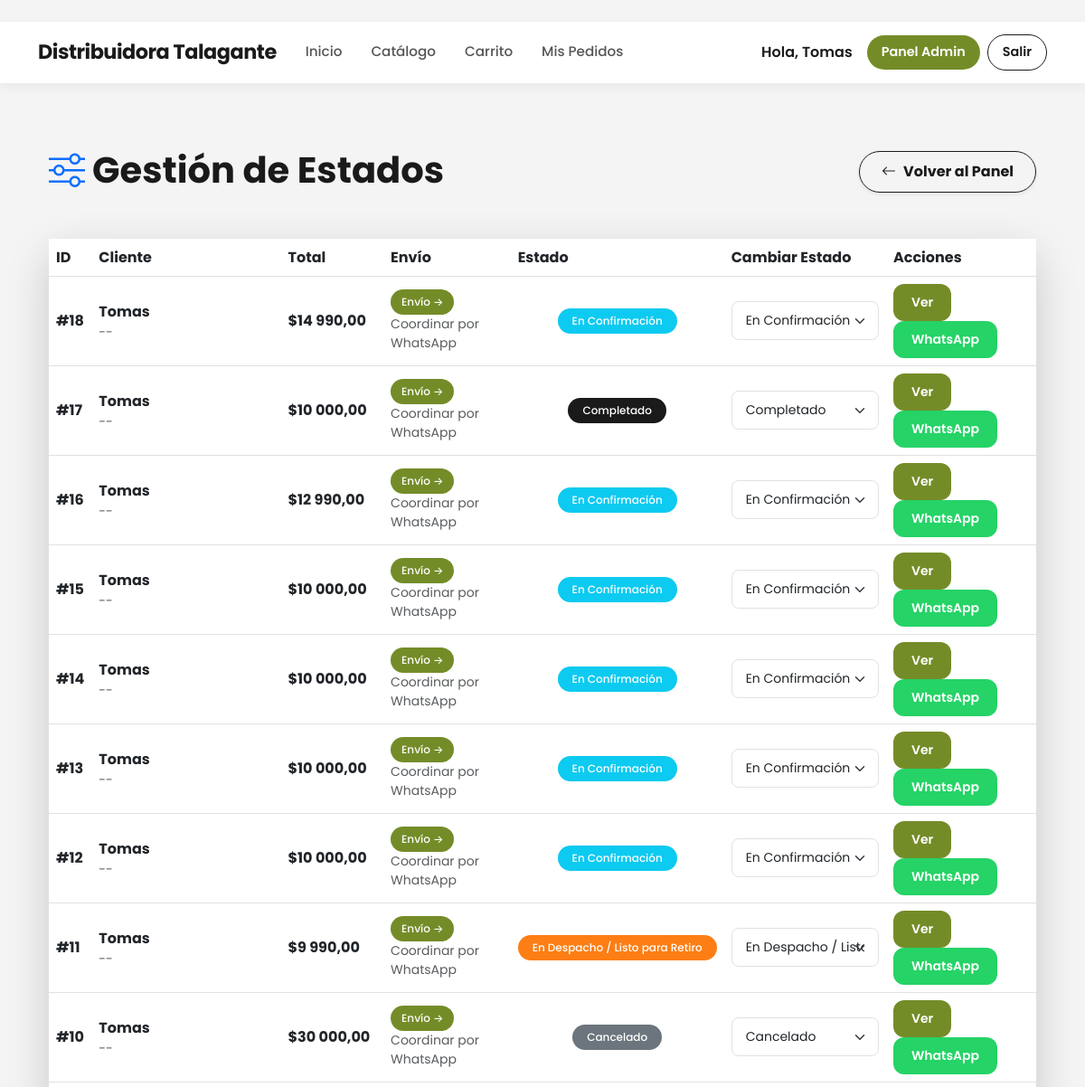
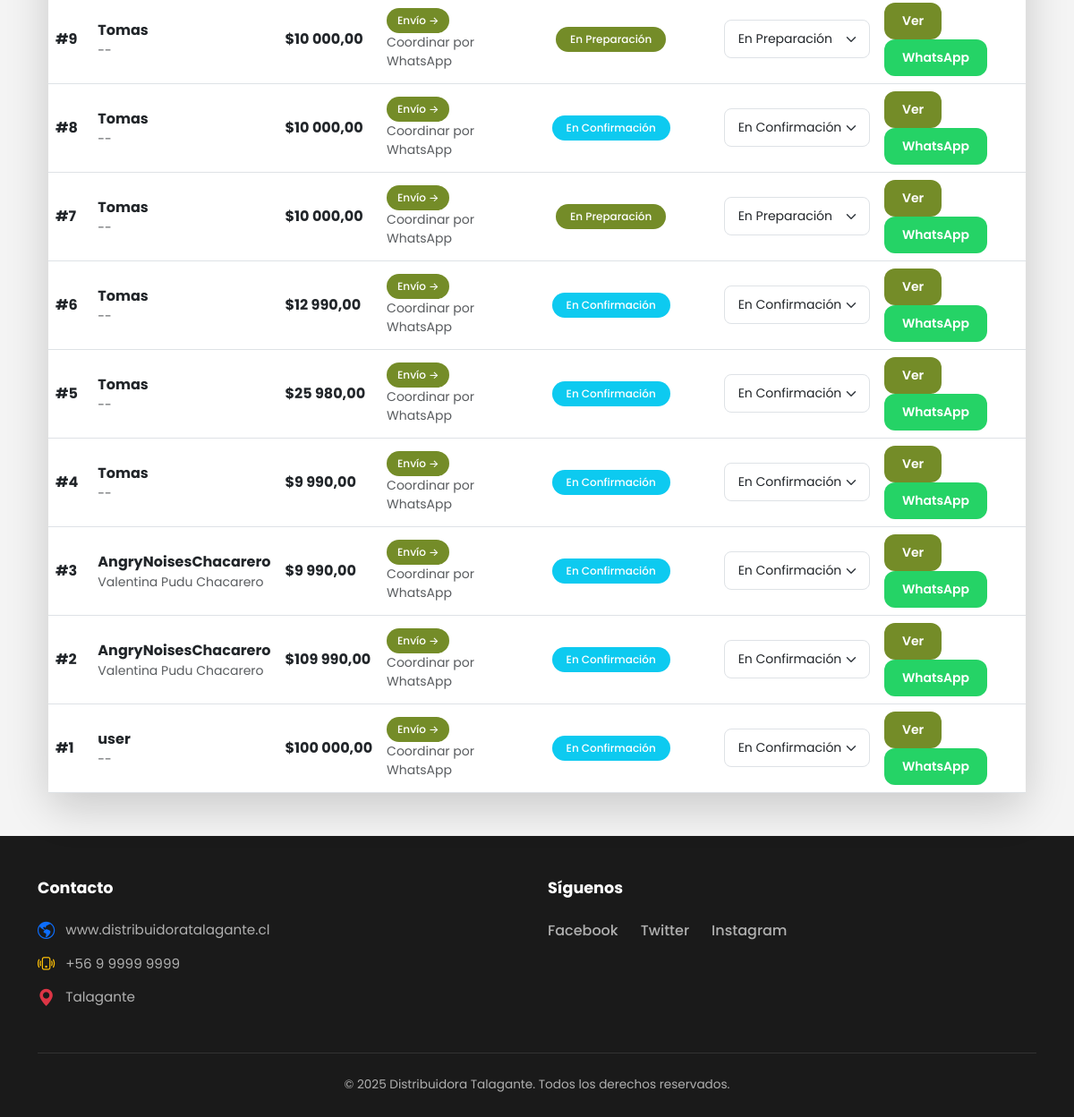
/gestion-estados/ (signed in), run on an earlier commit of the app's database (2 pictures, top to bottom).
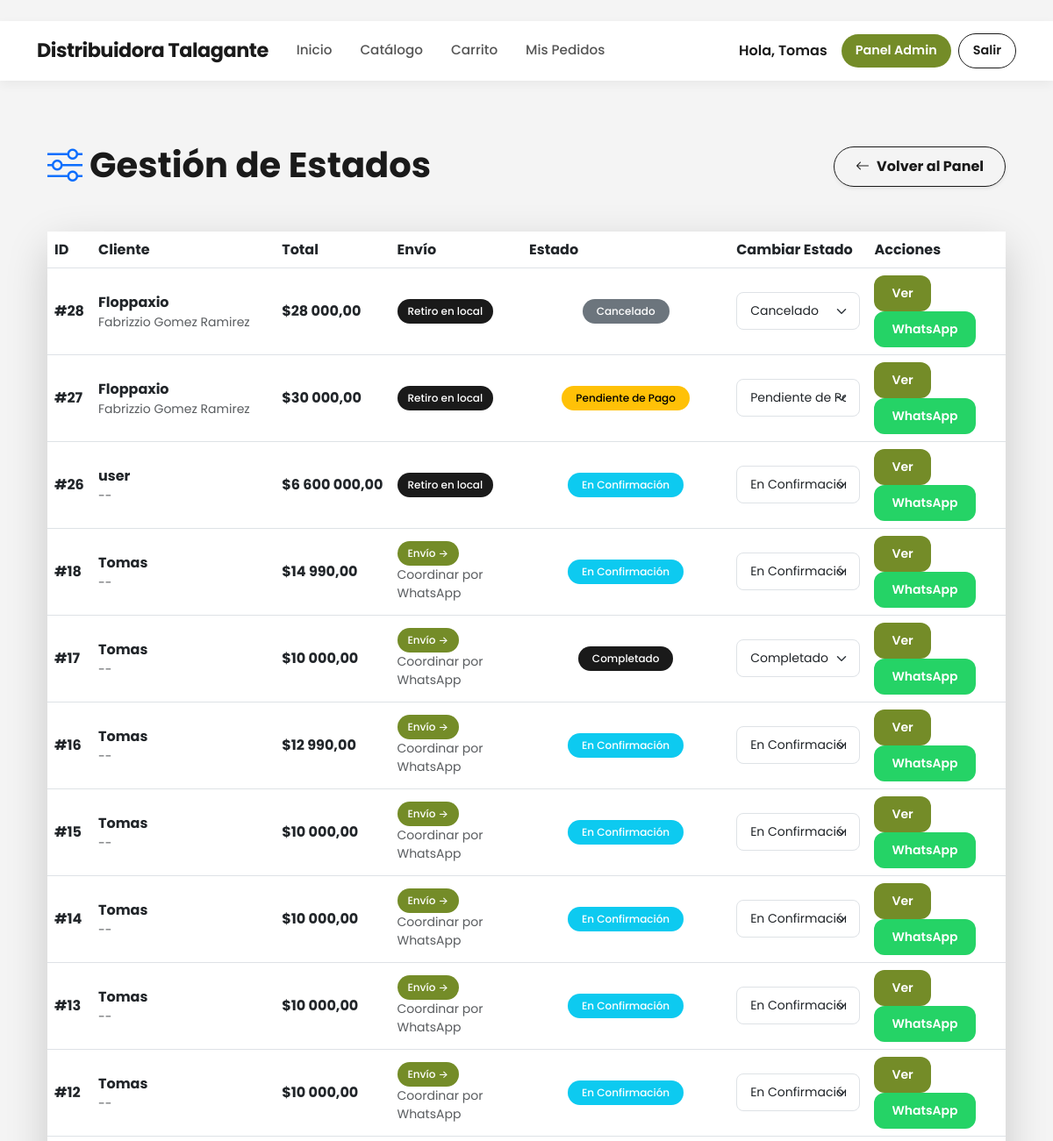
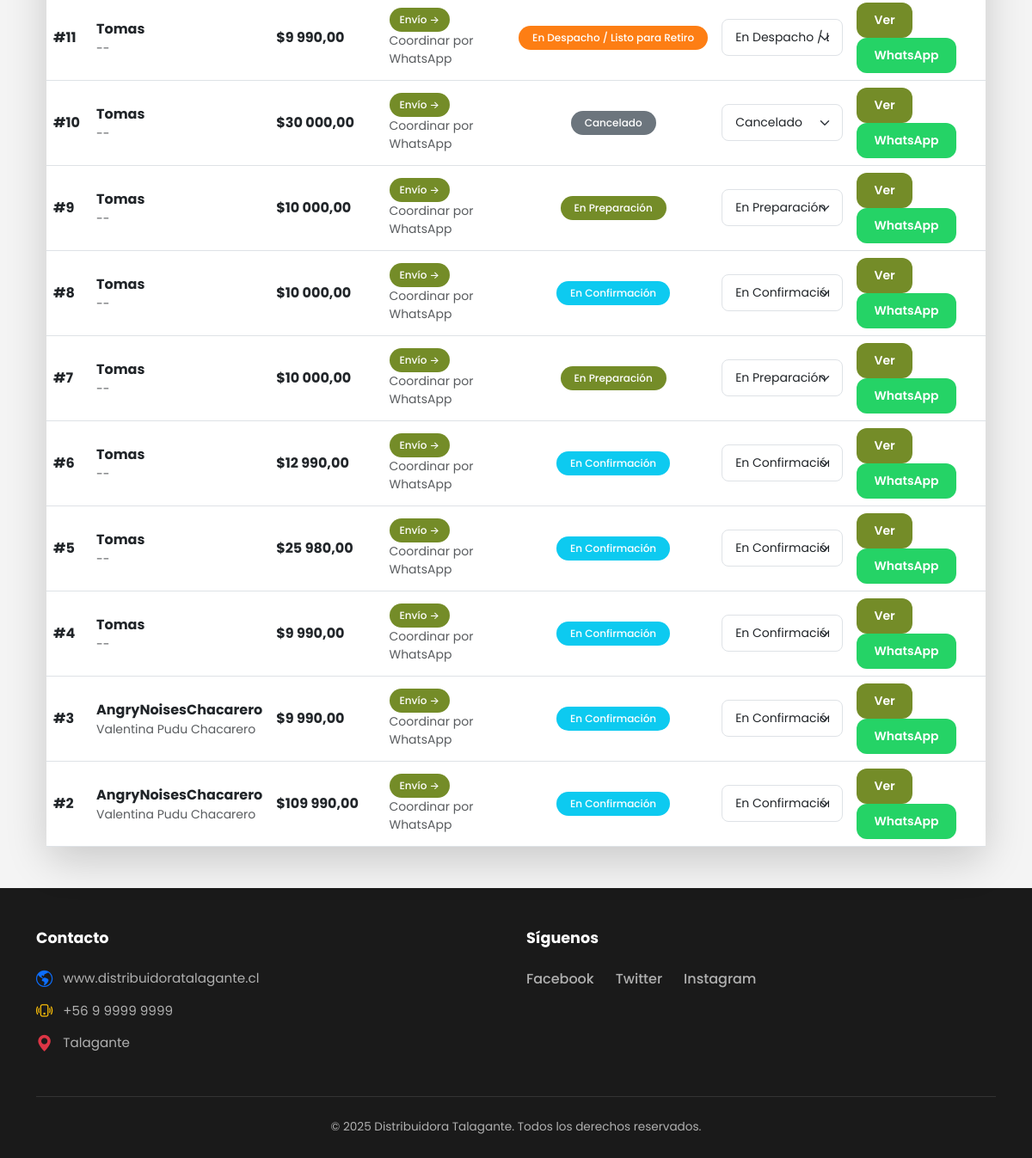
And on a later commit of the database (2 pictures, top to bottom).
### core/models.py (models this page shows, shortened)
class Orden(models.Model):
    ESTADOS = [
        ('pendiente', 'Pendiente de Pago'),
        ('confirmacion', 'En Confirmación'),
        ('preparacion', 'En Preparación'),
        ('despacho', 'En Despacho / Listo para Retiro'),
        ('cancelado', 'Cancelado'),
        ('completado', 'Completado'),
    ]
    METODOS_PAGO = [
        ('transferencia', 'Transferencia Bancaria'),
        ('efectivo', 'Pago en Efectivo (Retiro)'),
    ]
    usuario = models.ForeignKey(User, on_delete=models.CASCADE)
    fecha = models.DateTimeField(auto_now_add=True)
    estado = models.CharField(max_length=20, choices=ESTADOS, default='pendiente')
    total = models.DecimalField(max_digits=12, decimal_places=2)
    metodo_pago = models.CharField(max_length=20, choices=METODOS_PAGO, default='transferencia')
    instrucciones_transferencia = models.TextField(default="Realice transferencia a Cuenta Corriente XXXX-XXXX y envíe comprobante por WhatsApp.")
    comprobante = models.ImageField(upload_to='comprobantes/', blank=True, null=True, help_text="Foto del comprobante de pago")
    nota_comprobante = models.TextField(blank=True, null=True, help_text="Link o nota del comprobante (opcional)")
    mensaje_cliente = models.TextField(blank=True, help_text="Mensaje opcional del cliente")
    def get_whatsapp_link(self):
        if hasattr(self.usuario, 'perfil') and self.usuario.perfil.telefono:
            telefono = re.sub(r'[^\d]', '', self.usuario.perfil.telefono)
            if telefono.startswith('56') and len(telefono) == 11:
                telefono = telefono[2:]
            elif len(telefono) == 9:
                telefono = '56' + telefono
            else:
                telefono = telefono.lstrip('0')
            return f"https://wa.me/{telefono}"
        return "https://wa.me/56949071013"

class Perfil(models.Model):
    usuario = models.OneToOneField(User, on_delete=models.CASCADE, related_name='perfil')
    nombre = models.CharField("Nombre(s)", max_length=70)
    apellido_paterno = models.CharField("Apellido Paterno", max_length=50)
    apellido_materno = models.CharField("Apellido Materno", max_length=50, blank=True, null=True)
    rut = models.CharField(
        max_length=12,
        unique=True,
        validators=[RegexValidator(regex=r'^\d{7,8}-[\dKk]$', message='Formato RUT inválido')],
        help_text="Ejemplo: 11527103-2"
    )
    telefono = models.CharField(max_length=15, blank=True, null=True)
    es_admin = models.BooleanField(default=False)
    temp_token = models.CharField(max_length=100, blank=True, null=True)
    token_expira = models.DateTimeField(blank=True, null=True)
    def nombre_completo(self):
        if self.apellido_materno:
            return f"{self.nombre} {self.apellido_paterno} {self.apellido_materno}"
        return f"{self.nombre} {self.apellido_paterno}"
    nombre_completo.short_description = "Nombre Completo"
    class Meta:
        verbose_name_plural = "Perfiles"

### core/views.py (the view, shortened to what this page needs)
# urls.py: path('gestion-estados/', views.gestion_estados, name='gestion_estados'),
@login_required
@user_passes_test(lambda u: u.is_superuser)
def gestion_estados(request):
    busqueda = request.GET.get('q', '').strip()
    estado_filtro = request.GET.get('estado', '')
    ordenes = Orden.objects.select_related('usuario', 'usuario__perfil') \
                           .prefetch_related('itemorden_set__producto') \
                           .order_by('-fecha')
    if estado_filtro:
        ordenes = ordenes.filter(estado=estado_filtro)
    paginator = Paginator(ordenes, 20)
    page_number = request.GET.get('page')
    page_obj = paginator.get_page(page_number)
    context = {
        'ordenes': page_obj,  # Pasamos el objeto paginado, no la lista completa
        'busqueda': busqueda,
        'estado_filtro': estado_filtro,
        'estados_choices': Orden.ESTADOS,
    }
    return render(request, 'core/gestion_estados.html', context)

### core/templates/core/gestion_estados.html (shortened to what this page needs)
{% extends "core/base.html" %}
{% load humanize %}
{% block content %}
<div class="container py-5 animate-fade-in">
    <div class="d-flex justify-content-between align-items-center mb-5">
        <h1 class="fw-bold mb-1" style="color: #1a1a1a;">
            <i class="bi bi-sliders text-primary me-2"></i>Gestión de Estados
        </h1>
        <a href="{% url 'admin_home' %}" class="btn btn-outline-dark rounded-pill px-4 fw-bold shadow-sm">
            <i class="bi bi-arrow-left me-2"></i>Volver al Panel
        </a>
    </div>
    <div class="card border-0 shadow-lg rounded-4">
        <div class="table-responsive">
            <table class="table table-hover align-middle mb-0">
                <thead class="bg-light">
                    <tr>
                        <th>ID</th>
                        <th>Cliente</th>
                        <th>Total</th>
                        <th>Envío</th>
                        <th>Estado</th>
                        <th>Cambiar Estado</th>
                        <th>Acciones</th>
                    </tr>
                </thead>
                <tbody>
                    {% for o in ordenes %}
                    <tr>
                        <td><strong>#{{ o.id }}</strong></td>
                        <td>
                            <div class="fw-bold">{{ o.usuario.username }}</div>
                            <small class="text-muted">{{ o.usuario.perfil.nombre_completo|default:"--" }}</small>
                        </td>
                        <td class="fw-bold">${{ o.total|intcomma }}</td>
                        <td>
                            {% if o.direccion_envio.metodo == 'retiro' %}
                                <span class="badge bg-success">Retiro en local</span>
                            {% else %}
                                <span class="badge bg-primary">
                                    Envío → {{ o.direccion_envio.get_comuna_display }}
                                </span>
                                <br><small class="text-muted">Coordinar por WhatsApp</small>
                            {% endif %}
                        </td>
                        <td class="text-center">
                            <span class="badge rounded-pill px-3 py-2
                                {% if o.estado == 'pendiente' %}bg-warning
                                {% elif o.estado == 'confirmacion' %}bg-info
                                {% elif o.estado == 'preparacion' %}bg-primary
                                {% elif o.estado == 'despacho' %}bg-orange
                                {% elif o.estado == 'completado' %}bg-success
                                {% else %}bg-secondary{% endif %}">
                                {{ o.get_estado_display }}
                            </span>
                        </td>
                        <td>
                            <form method="post" class="d-inline">
                                <select name="estado" class="form-select form-select-sm" onchange="this.form.submit()">
                                    {% for valor, label in estados_choices %}
                                        <option value="{{ valor }}" {% if o.estado == valor %}selected{% endif %}>{{ label }}</option>
                                    {% endfor %}
                                </select>
                            </form>
                        </td>
                        <td>
                            <a href="{% url 'orden_detail' o.id %}" class="btn btn-sm btn-primary">Ver</a>
                            <a href="{{ o.get_whatsapp_link }}" target="_blank" class="btn btn-sm btn-success">WhatsApp</a>
                        </td>
                    </tr>
                    {% empty %}
                    <tr><td colspan="7" class="text-center py-5 text-muted">No hay pedidos</td></tr>
                    {% endfor %}
                </tbody>
            </table>
        </div>
    </div>
</div>
{% endblock %}

### core/templates/core/base.html (shortened to what this page needs)
﻿{% load static %}
<!DOCTYPE html>
<html lang="es">
<head>
  <link rel="stylesheet" href="https://cdn.jsdelivr.net/npm/bootstrap@5.3.0/dist/css/bootstrap.min.css">
  <link rel="stylesheet" href="https://cdn.jsdelivr.net/npm/bootstrap-icons@1.10.0/font/bootstrap-icons.css">
  <link rel="stylesheet" href="{% static 'core/css/style.css' %}?v=21">
</head>
<body class="site">
  {% with current=request.resolver_match.url_name %}
  <nav class="navbar navbar-expand-lg sticky-top">
    <div class="container">
      <a class="navbar-brand" href="{% url 'home' %}">Distribuidora Talagante</a>
      <div class="collapse navbar-collapse" id="navbarNav">
        <ul class="navbar-nav me-auto mb-2 mb-lg-0">
          <li class="nav-item"><a class="nav-link {% if current == 'home' %}active{% endif %}" href="{% url 'home' %}">Inicio</a></li>
          <li class="nav-item"><a class="nav-link {% if current == 'catalogo' %}active{% endif %}" href="{% url 'catalogo' %}">Catálogo</a></li>
          <li class="nav-item"><a class="nav-link {% if current == 'carrito' %}active{% endif %}" href="{% url 'carrito' %}">Carrito</a></li>
          <li class="nav-item"><a class="nav-link {% if current == 'mis_compras' %}active{% endif %}" href="{% url 'mis_compras' %}">Mis Pedidos</a></li>
        </ul>
        <div class="d-flex gap-2 align-items-center">
          {% if user.is_authenticated %}
            <span class="me-2 fw-semibold d-none d-lg-block">Hola, {{ user.username }}</span>
            {% if user.is_staff or user.is_superuser %}
              <a href="{% url 'admin_home' %}" class="btn btn-primary btn-sm px-3">Panel Admin</a>
            {% endif %}
            <a href="{% url 'logout' %}" class="btn btn-outline-dark btn-sm px-3">Salir</a>
          {% else %}
            <a href="{% url 'login' %}" class="btn btn-primary btn-sm px-4">Iniciar Sesión</a>
            <a href="{% url 'login' %}?tab=register" class="btn btn-light btn-sm px-4 border">Registrarse</a>
          {% endif %}
        </div>
      </div>
    </div>
  </nav>
  {% endwith %}
  <main class="site-main">
    <div class="container mt-4">
      {% block content %}{% endblock %}
    </div>
  </main>
  <footer class="global-footer">
    <div class="container">
      <div class="row pt-5 pb-4">
        <div class="col-md-6 mb-4 mb-md-0">
          <h5 class="footer-title">Contacto</h5>
          <ul class="list-unstyled footer-list">
            <li>
              <i class="bi bi-globe-americas text-primary"></i>
              <a href="#">www.distribuidoratalagante.cl</a>
            </li>
            <li>
              <i class="bi bi-phone-vibrate text-warning"></i>
              <span>+56 9 9999 9999</span>
            </li>
            <li>
              <i class="bi bi-geo-alt-fill text-danger"></i>
              <span>Talagante</span>
            </li>
          </ul>
        </div>
        <div class="col-md-6">
          <h5 class="footer-title">Síguenos</h5>
          <div class="social-links">
            <a href="#">Facebook</a>
            <a href="#">Twitter</a>
            <a href="#">Instagram</a>
          </div>
        </div>
      </div>
      <div class="footer-bottom">
        <p class="mb-0">&copy; 2025 Distribuidora Talagante. Todos los derechos reservados.</p>
      </div>
    </div>
  </footer>
</body>
</html>

### static/core/css/style.css (style rules this page uses)
body { font-family: var(--font-main); color: var(--color-dark); background-color: var(--color-gray-bg); }
a { text-decoration: none; color: inherit; }
.navbar { background-color: var(--color-white) !important; box-shadow: 0 4px 12px rgba(0,0,0,0.05); padding: 12px 0; }
.navbar-brand { font-family: var(--font-main); font-weight: 700; font-size: 1.4rem; color: var(--color-dark) !important; letter-spacing: -0.5px; }
.navbar-nav .nav-link { font-weight: 500; color: #555 !important; font-size: 0.95rem; margin: 0 8px; position: relative; transition: color 0.3s; }
.navbar .btn { border-radius: var(--radius-btn); font-weight: 600; padding: 8px 24px; font-size: 0.9rem; }
.btn { border-radius: var(--radius-card); font-weight: 600; padding: 10px 20px; transition: all 0.3s ease; border: none; }
.btn-primary { background-color: var(--color-primary) !important; border-color: var(--color-primary) !important; color: white !important; }
.btn-outline, .btn-outline-dark, .btn-outline-primary { background-color: transparent !important; border: 1px solid var(--color-dark) !important; color: var(--color-dark) !important; }
.btn-success { background-color: #25D366 !important; color: white; }
.global-footer { background-color: var(--color-dark); color: #b0b0b0; margin-top: auto; font-size: 0.95rem; }
.footer-title { color: #ffffff; font-weight: 700; margin-bottom: 25px; font-size: 1.1rem; }
.footer-list li { margin-bottom: 15px; display: flex; align-items: center; gap: 12px; }
.footer-list a { color: #b0b0b0; text-decoration: none; transition: color 0.3s ease; }
.footer-list i { font-size: 1.2rem; }
.social-links { display: flex; gap: 25px; }
.social-links a { color: #b0b0b0; font-weight: 500; font-size: 1rem; transition: color 0.3s; }
.footer-bottom { border-top: 1px solid #333; padding: 25px 0; text-align: center; margin-top: 10px; font-size: 0.85rem; }
.badge { padding: 8px 12px; border-radius: 30px; font-weight: 500; }
.bg-warning { background-color: #ffc107 !important; color: #000; }
.bg-primary { background-color: var(--color-primary) !important; }
.bg-success { background-color: var(--color-dark) !important; }
html { height: 100%; }
body { min-height: 100vh; display: flex; flex-direction: column; margin: 0; }
.site-main { flex: 1; }
.global-footer { margin-top: auto; width: 100%; }
.animate-fade-in { animation: fadeIn 0.5s ease-out forwards; }
.bg-orange { background-color: #fd7e14 !important; }
.form-control, .form-select, .card-body input[type="text"], .card-body input[type="number"], .card-body select { border-radius: 8px; padding: 10px 15px; border: 1px solid #dee2e6; background-color: #fff; width: 100%; box-sizing: border-box; }

What changed in the data, as far as the page shows it:
no longer on this page (row unchanged): Orden: id "1", usuario.username "user", usuario.perfil.nombre_completo "--", total "100 000,00", estado "En Confirmación"
added Orden: id "28", usuario.username "Floppaxio", usuario.perfil.nombre_completo "Fabrizzio Gomez Ramirez", total "28 000,00", shows "Retiro en local", estado "Cancelado"
added Orden: id "27", usuario.username "Floppaxio", usuario.perfil.nombre_completo "Fabrizzio Gomez Ramirez", total "30 000,00", shows "Retiro en local", estado "Pendiente de Pago"
added Orden: id "26", usuario.username "user", usuario.perfil.nombre_completo "--", total "6 600 000,00", shows "Retiro en local", estado "En Confirmación"
